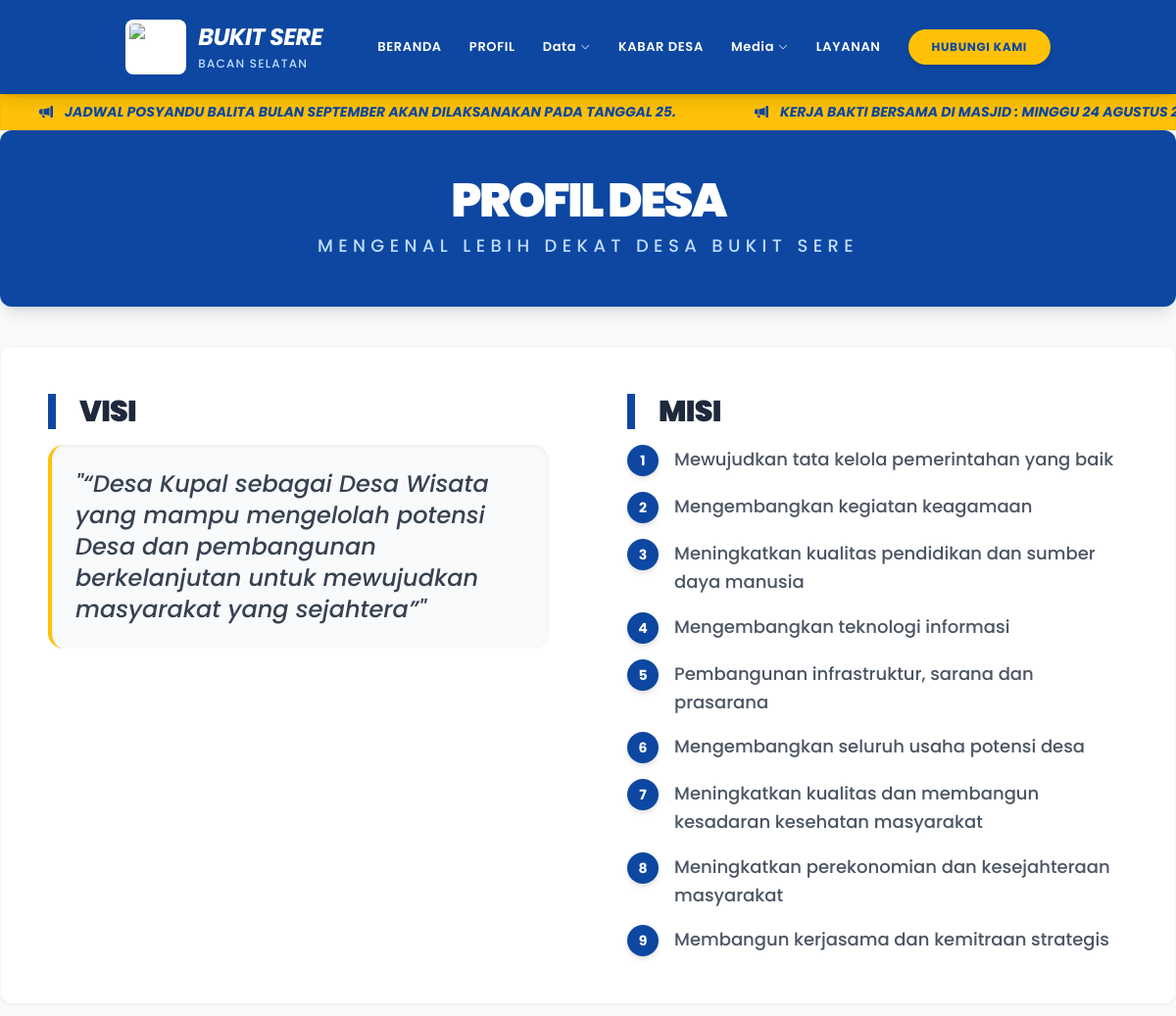
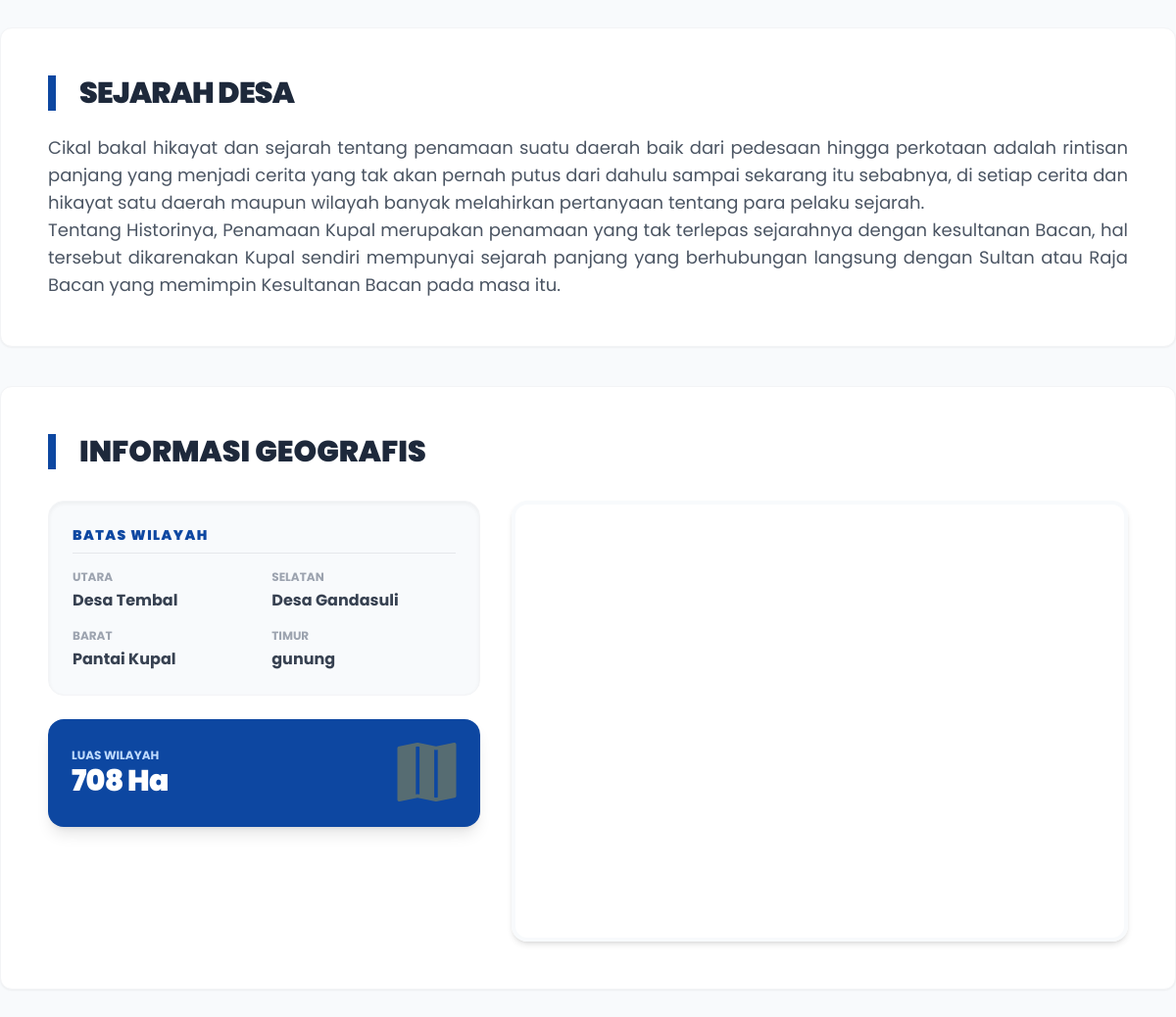
Screenshot of /index.php?page=profil with the database file from the repository (2 pictures, top to bottom).
### tables this page shows
CREATE TABLE `pengumuman` (
  `id` int(11) NOT NULL,
  `judul` text NOT NULL,
  `tanggal_mulai` date NOT NULL,
  `tanggal_selesai` date NOT NULL,
  `status` enum('aktif','tidak aktif') NOT NULL DEFAULT 'aktif'
);

CREATE TABLE `profil_desa` (
  `id` int(11) NOT NULL,
  `visi` text DEFAULT NULL,
  `misi` text DEFAULT NULL,
  `sejarah` text DEFAULT NULL,
  `sambutan_isi` text DEFAULT NULL,
  `sambutan_nama_pejabat` varchar(255) DEFAULT NULL,
  `sambutan_jabatan` varchar(255) DEFAULT NULL,
  `sambutan_foto` varchar(255) DEFAULT NULL,
  `gambar_bagan1` varchar(255) DEFAULT NULL,
  `gambar_bagan2` varchar(255) DEFAULT NULL,
  `batas_utara` varchar(255) DEFAULT NULL,
  `batas_selatan` varchar(255) DEFAULT NULL,
  `batas_barat` varchar(255) DEFAULT NULL,
  `batas_timur` varchar(255) DEFAULT NULL,
  `luas_desa` varchar(100) DEFAULT NULL,
  `jumlah_penduduk` varchar(100) DEFAULT NULL,
  `gambar_peta` varchar(255) DEFAULT NULL
);

### profil.php (the view)
<?php
    $query = mysqli_query($koneksi, "SELECT * FROM profil_desa WHERE id = 1");
    $profil = @mysqli_fetch_assoc($query);
    $misi_list = isset($profil['misi']) ? explode("\n", $profil['misi']) : [];
?>
<main class="space-y-6 md:space-y-10 pb-16">
    <section class="text-center py-6 md:py-12 bg-utama rounded-xl shadow-lg text-white" data-aos="fade-down">
        <h1 class="text-2xl md:text-5xl font-black uppercase tracking-tighter">Profil Desa</h1>
        <p class="text-[10px] md:text-lg font-medium text-blue-200 mt-2 uppercase tracking-[0.3em]">Mengenal Lebih Dekat Desa Bukit Sere</p>
    </section>
    <section class="bg-white rounded-xl shadow-sm border border-gray-100 p-6 md:p-12" data-aos="fade-up">
        <div class="grid grid-cols-1 md:grid-cols-2 gap-10 md:gap-20">
            <div class="space-y-4">
                <h2 class="text-xl md:text-3xl font-black border-l-4 md:border-l-8 border-utama pl-4 md:pl-6 text-gelap uppercase tracking-tight">Visi</h2>
                <div class="bg-latar p-6 rounded-2xl border-l-4 border-aksen italic shadow-inner">
                    <p class="text-sm md:text-2xl text-gray-700 leading-relaxed font-medium">
                        "<?php echo htmlspecialchars($profil['visi'] ?? 'Visi belum diatur.'); ?>"
                    </p>
                </div>
            </div>
            <div class="space-y-4">
                <h2 class="text-xl md:text-3xl font-black border-l-4 md:border-l-8 border-utama pl-4 md:pl-6 text-gelap uppercase tracking-tight">Misi</h2>
                <ul class="space-y-3 md:space-y-4">
                    <?php foreach ($misi_list as $index => $item_misi) : ?>
                        <?php if (!empty(trim($item_misi))) : ?>
                            <li class="flex items-start gap-3 md:gap-4">
                                <span class="flex-shrink-0 w-6 h-6 md:w-8 md:h-8 bg-utama text-white rounded-full flex items-center justify-center text-[10px] md:text-sm font-bold shadow-md">
                                    <?php echo $index + 1; ?>
                                </span>
                                <p class="text-xs md:text-lg text-gray-600 font-medium leading-snug md:leading-relaxed">
                                    <?php echo htmlspecialchars(trim($item_misi)); ?>
                                </p>
                            </li>
                        <?php endif; ?>
                    <?php endforeach; ?>
                </ul>
            </div>
        </div>
    </section>
    <section class="bg-white rounded-xl shadow-sm p-6 md:p-12 border border-gray-100" data-aos="fade-up">
        <h2 class="text-xl md:text-3xl font-black border-l-4 md:border-l-8 border-utama pl-4 md:pl-6 text-gelap uppercase tracking-tight mb-6">Sejarah Desa</h2>
        <div class="text-gray-600 leading-relaxed text-xs md:text-lg text-justify space-y-4">
            <?php echo nl2br(htmlspecialchars($profil['sejarah'] ?? 'Sejarah belum ditambahkan.')); ?>
        </div>
    </section>
    <section class="bg-white rounded-xl shadow-sm p-6 md:p-12 border border-gray-100" data-aos="fade-up">
        <h2 class="text-xl md:text-3xl font-black border-l-4 md:border-l-8 border-utama pl-4 md:pl-6 text-gelap uppercase mb-8">Informasi Geografis</h2>
        <div class="grid grid-cols-1 md:grid-cols-12 gap-8 items-start">
            <div class="md:col-span-5 space-y-6">
                <div class="bg-latar p-6 rounded-2xl border border-gray-100 shadow-inner">
                    <p class="font-black text-utama uppercase tracking-widest text-xs md:text-sm mb-4 border-b pb-2">Batas Wilayah</p>
                    <div class="grid grid-cols-2 gap-4">
                        <div class="space-y-1">
                            <p class="text-[10px] md:text-xs font-bold text-gray-400 uppercase">Utara</p>
                            <p class="text-xs md:text-base font-bold text-gray-700"><?php echo htmlspecialchars($profil['batas_utara'] ?? '-'); ?></p>
                        </div>
                        <div class="space-y-1">
                            <p class="text-[10px] md:text-xs font-bold text-gray-400 uppercase">Selatan</p>
                            <p class="text-xs md:text-base font-bold text-gray-700"><?php echo htmlspecialchars($profil['batas_selatan'] ?? '-'); ?></p>
                        </div>
                        <div class="space-y-1">
                            <p class="text-[10px] md:text-xs font-bold text-gray-400 uppercase">Barat</p>
                            <p class="text-xs md:text-base font-bold text-gray-700"><?php echo htmlspecialchars($profil['batas_barat'] ?? '-'); ?></p>
                        </div>
                        <div class="space-y-1">
                            <p class="text-[10px] md:text-xs font-bold text-gray-400 uppercase">Timur</p>
                            <p class="text-xs md:text-base font-bold text-gray-700"><?php echo htmlspecialchars($profil['batas_timur'] ?? '-'); ?></p>
                        </div>
                    </div>
                </div>
                <div class="bg-utama text-white p-6 rounded-2xl shadow-lg flex items-center justify-between">
                    <div>
                        <p class="text-[10px] md:text-xs font-bold uppercase text-blue-200">Luas Wilayah</p>
                        <h4 class="text-lg md:text-3xl font-black tracking-tight"><?php echo htmlspecialchars($profil['luas_desa'] ?? '0'); ?></h4>
                    </div>
                    <i class="bi bi-map-fill text-4xl md:text-6xl text-aksen opacity-30"></i>
                </div>
            </div>
            <div class="md:col-span-7 h-[300px] md:h-[450px] rounded-2xl overflow-hidden border-4 border-latar shadow-md">
                <?php
                    $map_data = $profil['gambar_peta'] ?? '';
                    if (preg_match('/src="([^"]+)"/', $map_data, $match)) { $map_link = $match[1]; } else { $map_link = $map_data; }
                ?>
                <iframe src="<?php echo htmlspecialchars($map_link); ?>" width="100%" height="100%" style="border:0;" allowfullscreen="" loading="lazy"></iframe>
            </div>
        </div>
    </section>
</main>

### header.php (shortened to what this page needs)
<!DOCTYPE html>
<html lang="id">
<head>
    <script src="https://cdn.tailwindcss.com"></script>
    <link rel="stylesheet" href="https://cdn.jsdelivr.net/npm/bootstrap-icons@1.11.3/font/bootstrap-icons.min.css">
    <link rel="stylesheet" href="https://unpkg.com/aos@next/dist/aos.css" />
</head>
<body class="bg-latar">
    <nav class="bg-utama text-white sticky top-0 z-[100] shadow-lg">
        <div class="container mx-auto px-4 md:px-10">
            <div class="flex justify-between items-center h-20 md:h-24">
                <a href="index.php" class="flex items-center space-x-3 group">
                    <img src="images/logo.png" alt="Logo" class="h-10 md:h-14 w-auto bg-white p-1 rounded-lg">
                    <div class="leading-tight">
                        <span class="block text-lg md:text-2xl font-bold tracking-tight uppercase italic">Bukit Sere</span>
                        <small class="text-[10px] md:text-xs font-medium text-blue-200 uppercase tracking-widest">Bacan Selatan</small>
                    </div>
                </a>
                <div class="hidden lg:flex items-center space-x-7 text-[13px] font-semibold uppercase tracking-wider">
                    <a href="index.php?page=home" class="hover:text-aksen transition">Beranda</a>
                    <a href="index.php?page=profil" class="hover:text-aksen transition">Profil</a>
                    <div class="relative group">
                        <button class="hover:text-aksen flex items-center transition">
                            Data <i class="bi bi-chevron-down ml-1 text-[10px]"></i>
                        </button>
                    </div>
                    <a href="index.php?page=berita" class="hover:text-aksen transition">Kabar Desa</a>
                    <div class="relative group">
                        <button class="hover:text-aksen flex items-center transition">
                            Media <i class="bi bi-chevron-down ml-1 text-[10px]"></i>
                        </button>
                    </div>
                    <a href="index.php?page=layanan_mandiri" class="hover:text-aksen transition">Layanan</a>
                    <a href="index.php?page=kritik_saran" class="bg-aksen text-utama px-6 py-2.5 rounded-full font-bold hover:brightness-110 shadow-md transition uppercase text-xs">
                        Hubungi Kami
                    </a>
                </div>
            </div>
        </div>
    </nav>
    <?php
        $query_pengumuman = mysqli_query($koneksi, "SELECT judul FROM pengumuman WHERE status = 'aktif'");
        if($query_pengumuman && mysqli_num_rows($query_pengumuman) > 0):
    ?>
    <div class="bg-aksen border-b border-utama/10 overflow-hidden py-2 shadow-inner">
        <div class="whitespace-nowrap flex animate-ticker">
            <?php while($pengumuman = mysqli_fetch_assoc($query_pengumuman)): ?>
                <span class="mx-10 font-bold text-utama text-[11px] md:text-sm uppercase flex items-center italic">
                    <i class="bi bi-megaphone-fill mr-3"></i> <?php echo htmlspecialchars($pengumuman['judul']); ?>
                </span>
            <?php endwhile; ?>
        </div>
    </div>
    <?php endif; ?>

### index.php (shortened to what this page needs)
<?php
    include 'koneksi.php';
    include 'header.php';
?>
<main class="min-h-screen">
    <?php
    $page = $_GET['page'] ?? 'home';
    switch ($page) {
        case 'profil': include 'profil.php'; break;
    }
    ?>
</main>
<?php include 'footer.php'; ?>

### footer.php (shortened to what this page needs)
</body>
</html>

### header.php (style rules this page uses)
body { font-family: 'Poppins', sans-serif; overflow-x: hidden; }
.animate-ticker { animation: ticker 25s linear infinite; }

### rows the page displays
pengumuman: judul "JADWAL POSYANDU BALITA BULAN SEPTEMBER AKAN DILAKSANAKAN PADA TANGGAL 25."
pengumuman: judul "KERJA BAKTI BERSAMA DI MASJID : MINGGU 24 AGUSTUS…"
profil_desa: visi "“Desa Kupal sebagai Desa Wisata yang mampu mengelolah potensi Desa dan pembangunan berkelanjutan untuk mewujudkan masyarakat yang sejahtera”", misi "Mewujudkan tata kelola pemerintahan yang baik", misi "Mengembangkan kegiatan keagamaan", misi "Meningkatkan kualitas pendidikan dan sumber daya manusia", misi "Mengembangkan teknologi informasi", misi "Pembangunan infrastruktur, sarana dan prasarana", misi "Mengembangkan seluruh usaha potensi desa", misi "Meningkatkan kualitas dan membangun kesadaran kesehatan masyarakat", misi "Meningkatkan perekonomian dan kesejahteraan masyarakat", misi "Membangun kerjasama dan kemitraan strategis", sejarah "Cikal bakal hikayat dan sejarah tentang penamaan suatu daerah baik dari pedesaan hingga perkotaan adalah rintisan panjang yang menjadi cerita yang tak akan pernah putus dari dahulu sampai sekarang itu sebabnya, di setiap cerita dan hikayat satu daerah maupun wilayah banyak melahirkan pertanyaan tentang para pelaku sejarah. Tentang Historinya, Penamaan Kupal merupakan penamaan yang tak terlepas sejarahnya dengan kesultanan Bacan, hal tersebut dikarenakan Kupal sendiri mempunyai sejarah panjang yang berhubungan langsung dengan Sultan atau Raja Bacan yang memimpin Kesultanan Bacan pada masa itu.", batas_utara "Desa Tembal", batas_selatan "Desa Gandasuli", batas_barat "Pantai Kupal", batas_timur "gunung", luas_desa "708 Ha"
